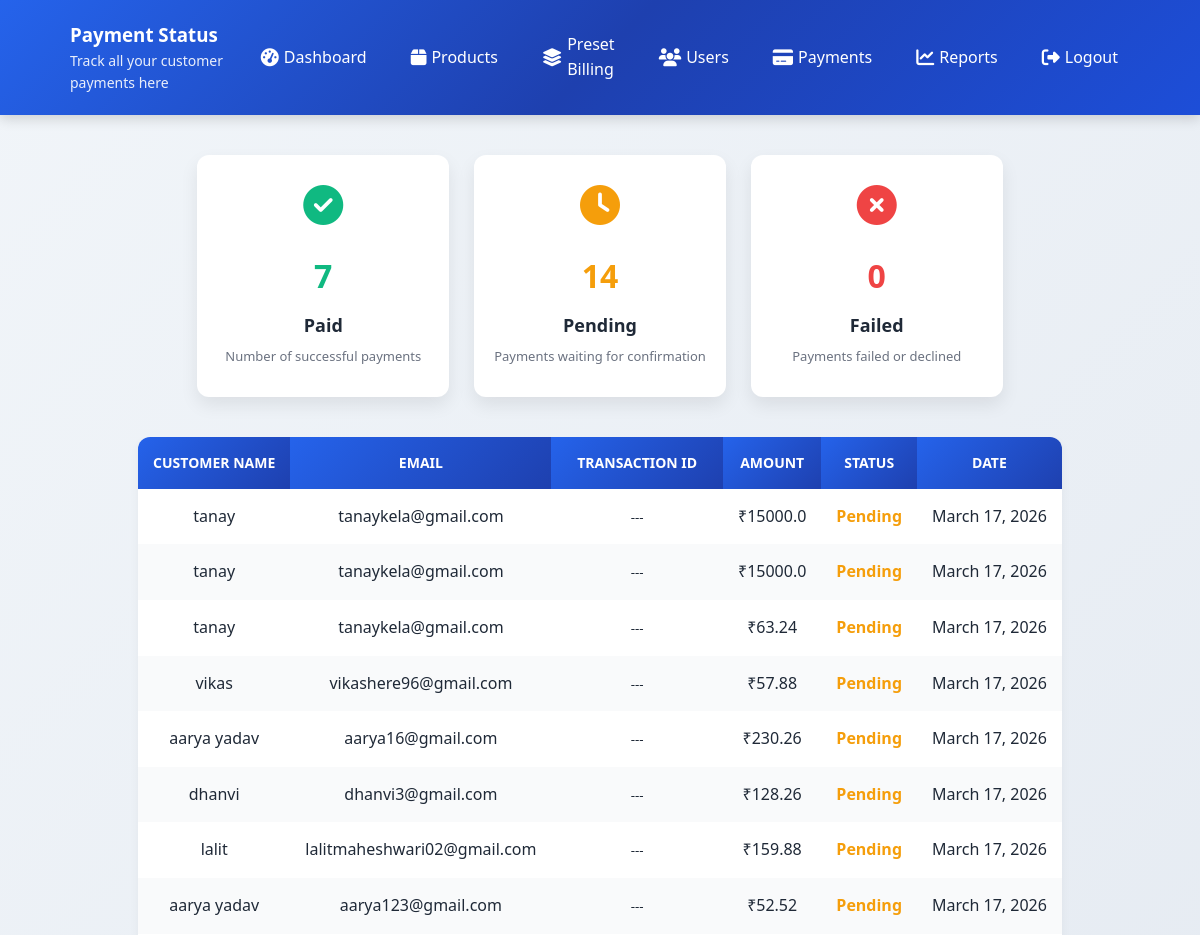
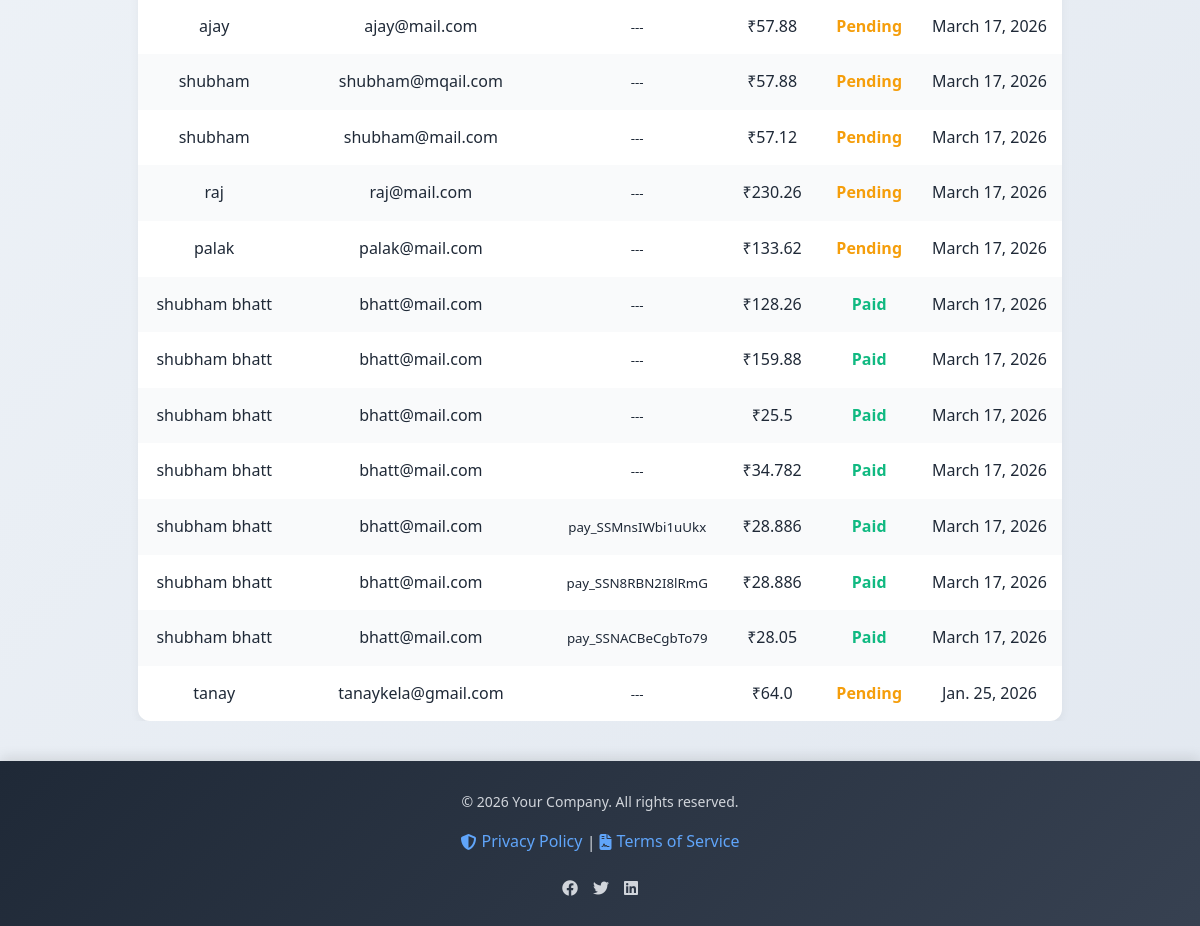
/payment_status/, run on the app's committed database (2 pictures, top to bottom).
### qrcus/models.py (models this page shows, shortened)
class Payment(models.Model):
    STATUS_CHOICES = [
        ('Paid', 'Paid'),
        ('Pending', 'Pending'),
        ('Failed', 'Failed'),
    ]
    bill = models.ForeignKey(Bill, on_delete=models.CASCADE, null=True, blank=True)
    customer = models.ForeignKey(Customer, on_delete=models.CASCADE)
    amount = models.FloatField()
    status = models.CharField(max_length=10, choices=STATUS_CHOICES)
    transaction_id = models.CharField(max_length=100, null=True, blank=True)
    date = models.DateField(auto_now_add=True)

class Customer(models.Model):
    name = models.CharField(max_length=100)
    email = models.EmailField(unique=True)

### qrcus/views.py (the view)
# urls.py: path('payment_status/', payment_status, name='payment_status'),
def payment_status(request):
    payments = Payment.objects.all().order_by('-date')
    paid_count = Payment.objects.filter(status="Paid").count()
    pending_count = Payment.objects.filter(status="Pending").count()
    failed_count = Payment.objects.filter(status="Failed").count()
    context = {
        'payments': payments,
        'paid_count': paid_count,
        'pending_count': pending_count,
        'failed_count': failed_count
    }
    return render(request, 'payment_status.html', context)

### qrcus/templates/payment_status.html (shortened to what this page needs)
<!DOCTYPE html>
<html lang="en">
<head>
    <link rel="stylesheet" href="https://cdnjs.cloudflare.com/ajax/libs/font-awesome/6.4.0/css/all.min.css">
</head>
<body>
    <div class="header">
        <div class="header-content">
            <div>
                <h3>Payment Status</h3>
                <p>Track all your customer payments here</p>
            </div>
            <nav class="navbar">
                <a href="{% url 'admin_dashboard' %}"><i class="fas fa-tachometer-alt"></i> Dashboard</a>
                <a href="{% url 'manage_products' %}"><i class="fas fa-box"></i> Products</a>
                <a href="{% url 'preset_billing' %}"><i class="fas fa-layer-group"></i> Preset Billing</a>
                <a href="{% url 'manage_users' %}"><i class="fas fa-users"></i> Users</a>
                <a href="{% url 'payment_status' %}"><i class="fas fa-credit-card"></i> Payments</a>
                <a href="{% url 'sales_report' %}"><i class="fas fa-chart-line"></i> Reports</a>
                <a href="{% url 'logout' %}"><i class="fas fa-sign-out-alt"></i> Logout</a>
            </nav>
        </div>
    </div>
    <div class="dashboard-container">
        <div class="card">
            <i class="fas fa-check-circle" style="color: #10b981;"></i>
            <h2 style="font-size: 32px; font-weight: 800; color: #10b981; margin: 10px 0;">{{ paid_count }}</h2>
            <h3>Paid</h3>
            <p>Number of successful payments</p>
        </div>
        <div class="card">
            <i class="fas fa-clock" style="color: #f59e0b;"></i>
            <h2 style="font-size: 32px; font-weight: 800; color: #f59e0b; margin: 10px 0;">{{ pending_count }}</h2>
            <h3>Pending</h3>
            <p>Payments waiting for confirmation</p>
        </div>
        <div class="card">
            <i class="fas fa-times-circle" style="color: #ef4444;"></i>
            <h2 style="font-size: 32px; font-weight: 800; color: #ef4444; margin: 10px 0;">{{ failed_count }}</h2>
            <h3>Failed</h3>
            <p>Payments failed or declined</p>
        </div>
    </div>
    <div class="table-container">
        <table>
            <thead>
                <tr>
                    <th>Customer Name</th>
                    <th>Email</th>
                    <th>Transaction ID</th>
                    <th>Amount</th>
                    <th>Status</th>
                    <th>Date</th>
                </tr>
            </thead>
            <tbody>
                {% for payment in payments %}
                <tr>
                    <td>{{ payment.customer.name }}</td>
                    <td>{{ payment.customer.email }}</td>
                    <td><small class="text-muted">{{ payment.transaction_id|default:"---" }}</small></td>
                    <td>₹{{ payment.amount }}</td>
                    <td class="status-{{ payment.status|lower }}">
                        {{ payment.status }}
                    </td>
                    <td>{{ payment.date }}</td>
                </tr>
                {% empty %}
                <tr>
                    <td colspan="5">No payments found.</td>
                </tr>
                {% endfor %}
            </tbody>
        </table>
    </div>
    <footer class="footer">
        <div class="footer-content">
            <p>&copy; 2026 Your Company. All rights reserved.</p>
            <div>
                <a href="#"><i class="fas fa-shield-alt"></i> Privacy Policy</a> |
                <a href="#"><i class="fas fa-file-contract"></i> Terms of Service</a>
            </div>
            <div class="social-links">
                <a href="#"><i class="fab fa-facebook"></i></a>
                <a href="#"><i class="fab fa-twitter"></i></a>
                <a href="#"><i class="fab fa-linkedin"></i></a>
            </div>
        </div>
    </footer>
</body>
</html>

### qrcus/templates/payment_status.html (style rules this page uses)
* { margin: 0; padding: 0; box-sizing: border-box; font-family: 'Segoe UI', Tahoma, Geneva, Verdana, sans-serif; }
body { background: linear-gradient(135deg, #f1f5f9 0%, #e2e8f0 100%); color: #1f2937; line-height: 1.6; min-height: 100vh; display: flex; flex-direction: column; overflow-x: hidden; }
a { text-decoration: none; color: inherit; }
.header { background: linear-gradient(135deg, #2563eb 0%, #1e40af 50%, #1d4ed8 100%); color: white; padding: 20px 0; box-shadow: 0 4px 12px rgba(0, 0, 0, 0.15); position: relative; animation: slideIn 0.8s ease-out; }
.header .header-content { max-width: 1100px; margin: 0 auto; display: flex; justify-content: space-between; align-items: center; padding: 0 20px; }
.header p { font-size: 14px; opacity: 0.9; font-weight: 300; }
.navbar { display: flex; gap: 20px; align-items: center; }
.navbar a { color: white; text-decoration: none; font-size: 16px; font-weight: 500; padding: 8px 12px; border-radius: 6px; transition: all 0.3s ease; display: flex; align-items: center; gap: 5px; }
.navbar a i { font-size: 18px; }
.dashboard-container { max-width: 1100px; margin: 40px auto; display: grid; grid-template-columns: repeat(auto-fit, minmax(250px, 1fr)); gap: 25px; padding: 0 20px; }
.card { background: white; border-radius: 12px; padding: 30px 20px; text-align: center; color: #1f2937; box-shadow: 0 8px 18px rgba(0, 0, 0, 0.08); transition: transform 0.3s ease, box-shadow 0.3s ease, background 0.3s ease; position: relative; overflow: hidden; }
.card::before { content: ''; position: absolute; top: 0; left: -100%; width: 100%; height: 100%; background: linear-gradient(90deg, transparent, rgba(37, 99, 235, 0.1), transparent); transition: left 0.5s ease; }
.card i { font-size: 40px; color: #2563eb; margin-bottom: 15px; transition: color 0.3s ease; }
.card h3 { font-size: 18px; margin-bottom: 6px; font-weight: 600; }
.card p { font-size: 13px; color: #6b7280; }
.table-container { max-width: 1100px; margin: 0 auto 40px; padding: 0 20px; overflow-x: auto; animation: fadeInUp 0.8s ease-out 0.2s both; }
table { width: 100%; border-collapse: collapse; background: white; border-radius: 12px; overflow: hidden; box-shadow: 0 4px 10px rgba(0, 0, 0, 0.05); }
th, td { padding: 15px; text-align: center; }
th { background: linear-gradient(135deg, #2563eb, #1e40af); color: white; font-weight: 600; text-transform: uppercase; font-size: 0.875rem; }
tr:nth-child(even) { background: #f9fafb; }
.status-paid { color: #10b981; font-weight: 600; }
.status-pending { color: #f59e0b; font-weight: 600; }
.footer { background: linear-gradient(135deg, #1f2937 0%, #374151 100%); color: #d1d5db; padding: 30px 20px; text-align: center; margin-top: auto; position: relative; box-shadow: 0 -4px 12px rgba(0, 0, 0, 0.1); animation: fadeInUp 0.8s ease-out 0.2s both; }
.footer .footer-content { max-width: 1100px; margin: 0 auto; display: flex; flex-direction: column; align-items: center; gap: 15px; }
.footer p { font-size: 14px; margin: 0; }
.footer a { color: #60a5fa; text-decoration: none; font-weight: 500; transition: color 0.3s ease; display: inline-flex; align-items: center; gap: 5px; }
.footer a i { font-size: 16px; }
.footer .social-links { display: flex; gap: 15px; margin-top: 10px; }
.footer .social-links a { color: #d1d5db; font-size: 20px; transition: color 0.3s ease, transform 0.3s ease; }

### data on the page
Payment: customer.name "tanay", customer.email "tanaykela@gmail.com", transaction_id "---", amount "15000.0", status "Pending", date "March 17, 2026"
Payment: customer.name "tanay", customer.email "tanaykela@gmail.com", transaction_id "---", amount "15000.0", status "Pending", date "March 17, 2026"
Payment: customer.name "tanay", customer.email "tanaykela@gmail.com", transaction_id "---", amount "63.24", status "Pending", date "March 17, 2026"
Payment: customer.name "vikas", customer.email "vikashere96@gmail.com", transaction_id "---", amount "57.88", status "Pending", date "March 17, 2026"
Payment: customer.name "aarya yadav", customer.email "aarya16@gmail.com", transaction_id "---", amount "230.26", status "Pending", date "March 17, 2026"
Payment: customer.name "dhanvi", customer.email "dhanvi3@gmail.com", transaction_id "---", amount "128.26", status "Pending", date "March 17, 2026"
Payment: customer.name "lalit", customer.email "lalitmaheshwari02@gmail.com", transaction_id "---", amount "159.88", status "Pending", date "March 17, 2026"
Payment: customer.name "aarya yadav", customer.email "aarya123@gmail.com", transaction_id "---", amount "52.52", status "Pending", date "March 17, 2026"
Payment: customer.name "ajay", customer.email "ajay@mail.com", transaction_id "---", amount "57.88", status "Pending", date "March 17, 2026"
Payment: customer.name "shubham", customer.email "shubham@mqail.com", transaction_id "---", amount "57.88", status "Pending", date "March 17, 2026"
Payment: customer.name "shubham", customer.email "shubham@mail.com", transaction_id "---", amount "57.12", status "Pending", date "March 17, 2026"
Payment: customer.name "raj", customer.email "raj@mail.com", transaction_id "---", amount "230.26", status "Pending", date "March 17, 2026"
Payment: customer.name "palak", customer.email "palak@mail.com", transaction_id "---", amount "133.62", status "Pending", date "March 17, 2026"
Payment: customer.name "shubham bhatt", customer.email "bhatt@mail.com", transaction_id "---", amount "128.26", status "Paid", date "March 17, 2026"
Payment: customer.name "shubham bhatt", customer.email "bhatt@mail.com", transaction_id "---", amount "159.88", status "Paid", date "March 17, 2026"
Payment: customer.name "shubham bhatt", customer.email "bhatt@mail.com", transaction_id "---", amount "25.5", status "Paid", date "March 17, 2026"
Payment: customer.name "shubham bhatt", customer.email "bhatt@mail.com", transaction_id "---", amount "34.782", status "Paid", date "March 17, 2026"
Payment: customer.name "shubham bhatt", customer.email "bhatt@mail.com", transaction_id "pay_SSMnsIWbi1uUkx", amount "28.886", status "Paid", date "March 17, 2026"
Payment: customer.name "shubham bhatt", customer.email "bhatt@mail.com", transaction_id "pay_SSN8RBN2I8lRmG", amount "28.886", status "Paid", date "March 17, 2026"
Payment: customer.name "shubham bhatt", customer.email "bhatt@mail.com", transaction_id "pay_SSNACBeCgbTo79", amount "28.05", status "Paid", date "March 17, 2026"
Payment: customer.name "tanay", customer.email "tanaykela@gmail.com", transaction_id "---", amount "64.0", status "Pending", date "Jan. 25, 2026"

### other printed values
{{ paid_count }} "7"
{{ pending_count }} "14"
{{ failed_count }} "0"
